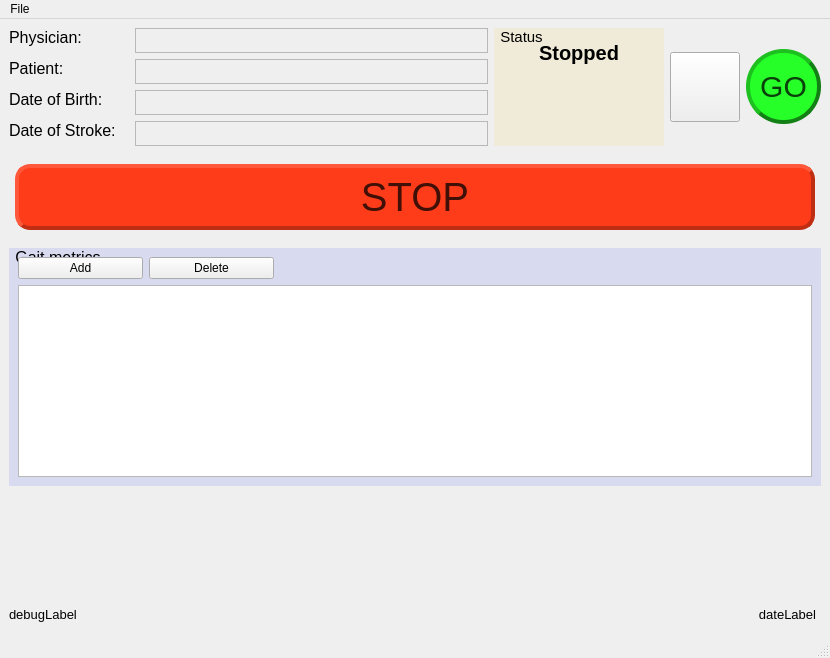
<?xml version="1.0" encoding="UTF-8"?>
<ui version="4.0">
 <class>MainWindow</class>
 <widget class="QMainWindow" name="MainWindow">
  <property name="geometry">
   <rect>
    <x>0</x>
    <y>0</y>
    <width>830</width>
    <height>658</height>
   </rect>
  </property>
  <property name="windowTitle">
   <string>TrueStep</string>
  </property>
  <widget class="QWidget" name="centralwidget">
   <layout class="QVBoxLayout" name="verticalLayout_3">
    <item>
     <layout class="QHBoxLayout" name="horizontalLayout">
      <item>
       <layout class="QFormLayout" name="formLayout">
        <item row="0" column="1">
         <widget class="QLabel" name="physicianNameValue">
          <property name="sizePolicy">
           <sizepolicy hsizetype="Preferred" vsizetype="Fixed">
            <horstretch>0</horstretch>
            <verstretch>0</verstretch>
           </sizepolicy>
          </property>
          <property name="minimumSize">
           <size>
            <width>120</width>
            <height>25</height>
           </size>
          </property>
          <property name="maximumSize">
           <size>
            <width>16777215</width>
            <height>25</height>
           </size>
          </property>
          <property name="font">
           <font>
            <pointsize>12</pointsize>
           </font>
          </property>
          <property name="frameShape">
           <enum>QFrame::StyledPanel</enum>
          </property>
          <property name="frameShadow">
           <enum>QFrame::Plain</enum>
          </property>
          <property name="text">
           <string/>
          </property>
         </widget>
        </item>
        <item row="0" column="0">
         <widget class="QLabel" name="label_4">
          <property name="sizePolicy">
           <sizepolicy hsizetype="Preferred" vsizetype="Fixed">
            <horstretch>0</horstretch>
            <verstretch>0</verstretch>
           </sizepolicy>
          </property>
          <property name="minimumSize">
           <size>
            <width>120</width>
            <height>0</height>
           </size>
          </property>
          <property name="font">
           <font>
            <pointsize>12</pointsize>
            <weight>50</weight>
            <italic>false</italic>
            <bold>false</bold>
            <underline>false</underline>
           </font>
          </property>
          <property name="text">
           <string>Physician:</string>
          </property>
         </widget>
        </item>
        <item row="1" column="0">
         <widget class="QLabel" name="label_3">
          <property name="sizePolicy">
           <sizepolicy hsizetype="Preferred" vsizetype="Fixed">
            <horstretch>60</horstretch>
            <verstretch>25</verstretch>
           </sizepolicy>
          </property>
          <property name="minimumSize">
           <size>
            <width>120</width>
            <height>0</height>
           </size>
          </property>
          <property name="maximumSize">
           <size>
            <width>16777215</width>
            <height>16777215</height>
           </size>
          </property>
          <property name="font">
           <font>
            <pointsize>12</pointsize>
           </font>
          </property>
          <property name="text">
           <string>Patient:</string>
          </property>
         </widget>
        </item>
        <item row="1" column="1">
         <widget class="QLabel" name="patientNameValue">
          <property name="sizePolicy">
           <sizepolicy hsizetype="Preferred" vsizetype="Fixed">
            <horstretch>0</horstretch>
            <verstretch>0</verstretch>
           </sizepolicy>
          </property>
          <property name="minimumSize">
           <size>
            <width>120</width>
            <height>25</height>
           </size>
          </property>
          <property name="maximumSize">
           <size>
            <width>16777215</width>
            <height>25</height>
           </size>
          </property>
          <property name="font">
           <font>
            <pointsize>12</pointsize>
           </font>
          </property>
          <property name="frameShape">
           <enum>QFrame::StyledPanel</enum>
          </property>
          <property name="frameShadow">
           <enum>QFrame::Plain</enum>
          </property>
          <property name="text">
           <string/>
          </property>
         </widget>
        </item>
        <item row="2" column="0">
         <widget class="QLabel" name="label">
          <property name="sizePolicy">
           <sizepolicy hsizetype="Preferred" vsizetype="Fixed">
            <horstretch>0</horstretch>
            <verstretch>25</verstretch>
           </sizepolicy>
          </property>
          <property name="minimumSize">
           <size>
            <width>120</width>
            <height>0</height>
           </size>
          </property>
          <property name="font">
           <font>
            <pointsize>12</pointsize>
           </font>
          </property>
          <property name="text">
           <string>Date of Birth:</string>
          </property>
         </widget>
        </item>
        <item row="2" column="1">
         <widget class="QLabel" name="birthDateValue">
          <property name="enabled">
           <bool>true</bool>
          </property>
          <property name="sizePolicy">
           <sizepolicy hsizetype="Preferred" vsizetype="Fixed">
            <horstretch>0</horstretch>
            <verstretch>0</verstretch>
           </sizepolicy>
          </property>
          <property name="minimumSize">
           <size>
            <width>120</width>
            <height>25</height>
           </size>
          </property>
          <property name="maximumSize">
           <size>
            <width>16777215</width>
            <height>25</height>
           </size>
          </property>
          <property name="font">
           <font>
            <pointsize>12</pointsize>
           </font>
          </property>
          <property name="frameShape">
           <enum>QFrame::StyledPanel</enum>
          </property>
          <property name="frameShadow">
           <enum>QFrame::Plain</enum>
          </property>
          <property name="text">
           <string/>
          </property>
         </widget>
        </item>
        <item row="3" column="0">
         <widget class="QLabel" name="label_5">
          <property name="sizePolicy">
           <sizepolicy hsizetype="Preferred" vsizetype="Fixed">
            <horstretch>0</horstretch>
            <verstretch>0</verstretch>
           </sizepolicy>
          </property>
          <property name="minimumSize">
           <size>
            <width>120</width>
            <height>0</height>
           </size>
          </property>
          <property name="font">
           <font>
            <pointsize>12</pointsize>
            <weight>50</weight>
            <italic>false</italic>
            <bold>false</bold>
            <underline>false</underline>
           </font>
          </property>
          <property name="text">
           <string>Date of Stroke:</string>
          </property>
         </widget>
        </item>
        <item row="3" column="1">
         <widget class="QLabel" name="strokeDateValue">
          <property name="sizePolicy">
           <sizepolicy hsizetype="Preferred" vsizetype="Fixed">
            <horstretch>0</horstretch>
            <verstretch>0</verstretch>
           </sizepolicy>
          </property>
          <property name="minimumSize">
           <size>
            <width>120</width>
            <height>25</height>
           </size>
          </property>
          <property name="maximumSize">
           <size>
            <width>16777215</width>
            <height>25</height>
           </size>
          </property>
          <property name="font">
           <font>
            <pointsize>12</pointsize>
           </font>
          </property>
          <property name="frameShape">
           <enum>QFrame::StyledPanel</enum>
          </property>
          <property name="frameShadow">
           <enum>QFrame::Plain</enum>
          </property>
          <property name="text">
           <string/>
          </property>
         </widget>
        </item>
       </layout>
      </item>
      <item>
       <widget class="QGroupBox" name="statusGroupBox">
        <property name="maximumSize">
         <size>
          <width>170</width>
          <height>130</height>
         </size>
        </property>
        <property name="font">
         <font>
          <pointsize>11</pointsize>
         </font>
        </property>
        <property name="styleSheet">
         <string notr="true">QGroupBox {
    background-color: #F0EBD8;
    border: 1px black;
    margin-top: 3ex; /* leave space at the top for the title */
}
QGroupBox::title {
    subcontrol-origin: margin;
    padding: 0 4px;
}</string>
        </property>
        <property name="title">
         <string>Status</string>
        </property>
        <layout class="QVBoxLayout" name="verticalLayout_4">
         <item>
          <widget class="QLabel" name="labelRunningStopped">
           <property name="sizePolicy">
            <sizepolicy hsizetype="Preferred" vsizetype="Preferred">
             <horstretch>0</horstretch>
             <verstretch>0</verstretch>
            </sizepolicy>
           </property>
           <property name="minimumSize">
            <size>
             <width>70</width>
             <height>0</height>
            </size>
           </property>
           <property name="font">
            <font>
             <pointsize>15</pointsize>
             <weight>75</weight>
             <bold>true</bold>
            </font>
           </property>
           <property name="styleSheet">
            <string notr="true">QLabel {
	padding: 4 0 4 0
}</string>
           </property>
           <property name="text">
            <string>Stopped</string>
           </property>
           <property name="scaledContents">
            <bool>false</bool>
           </property>
           <property name="alignment">
            <set>Qt::AlignCenter</set>
           </property>
           <property name="indent">
            <number>-1</number>
           </property>
          </widget>
         </item>
         <item>
          <layout class="QHBoxLayout" name="horizontalLayout_3">
           <item>
            <widget class="QLabel" name="iconYellowAlert">
             <property name="sizePolicy">
              <sizepolicy hsizetype="Fixed" vsizetype="Fixed">
               <horstretch>0</horstretch>
               <verstretch>0</verstretch>
              </sizepolicy>
             </property>
             <property name="minimumSize">
              <size>
               <width>50</width>
               <height>50</height>
              </size>
             </property>
             <property name="maximumSize">
              <size>
               <width>50</width>
               <height>50</height>
              </size>
             </property>
             <property name="text">
              <string/>
             </property>
             <property name="pixmap">
              <pixmap resource="Resources.qrc">:/img/alert.png</pixmap>
             </property>
             <property name="scaledContents">
              <bool>true</bool>
             </property>
            </widget>
           </item>
           <item>
            <spacer name="verticalSpacer">
             <property name="orientation">
              <enum>Qt::Vertical</enum>
             </property>
             <property name="sizeType">
              <enum>QSizePolicy::MinimumExpanding</enum>
             </property>
             <property name="sizeHint" stdset="0">
              <size>
               <width>1</width>
               <height>50</height>
              </size>
             </property>
            </spacer>
           </item>
           <item>
            <widget class="QLabel" name="iconRedAlert">
             <property name="sizePolicy">
              <sizepolicy hsizetype="Fixed" vsizetype="Fixed">
               <horstretch>0</horstretch>
               <verstretch>0</verstretch>
              </sizepolicy>
             </property>
             <property name="minimumSize">
              <size>
               <width>50</width>
               <height>50</height>
              </size>
             </property>
             <property name="maximumSize">
              <size>
               <width>50</width>
               <height>50</height>
              </size>
             </property>
             <property name="text">
              <string/>
             </property>
             <property name="pixmap">
              <pixmap resource="Resources.qrc">:/img/redAlert.png</pixmap>
             </property>
             <property name="scaledContents">
              <bool>true</bool>
             </property>
            </widget>
           </item>
          </layout>
         </item>
        </layout>
       </widget>
      </item>
      <item>
       <layout class="QVBoxLayout" name="verticalLayout">
        <item>
         <widget class="QPushButton" name="calibrationButton">
          <property name="sizePolicy">
           <sizepolicy hsizetype="Preferred" vsizetype="Preferred">
            <horstretch>0</horstretch>
            <verstretch>0</verstretch>
           </sizepolicy>
          </property>
          <property name="minimumSize">
           <size>
            <width>70</width>
            <height>70</height>
           </size>
          </property>
          <property name="maximumSize">
           <size>
            <width>70</width>
            <height>70</height>
           </size>
          </property>
          <property name="text">
           <string/>
          </property>
          <property name="icon">
           <iconset>
            <normalon>:/img/calib.png</normalon>
           </iconset>
          </property>
          <property name="iconSize">
           <size>
            <width>60</width>
            <height>50</height>
           </size>
          </property>
         </widget>
        </item>
       </layout>
      </item>
      <item>
       <widget class="QPushButton" name="startButton">
        <property name="minimumSize">
         <size>
          <width>75</width>
          <height>75</height>
         </size>
        </property>
        <property name="maximumSize">
         <size>
          <width>75</width>
          <height>75</height>
         </size>
        </property>
        <property name="font">
         <font>
          <family>MS UI Gothic</family>
          <pointsize>-1</pointsize>
          <weight>50</weight>
          <italic>false</italic>
          <bold>false</bold>
         </font>
        </property>
        <property name="styleSheet">
         <string notr="true">QPushButton:hover {
    background-color: #22E626;
}

QPushButton:pressed {
   	border-style: inset;
}
QPushButton {
    background-color:#26FF28; 
	border: 4px #138015;
    border-radius: 37px;
    padding: 6px;
    border-style: outset;
	font: 30px;
	color: #0A400A;
}

QPushButton:disabled {
    background-color: rgb(166, 166, 166)
}</string>
        </property>
        <property name="text">
         <string>GO</string>
        </property>
        <property name="iconSize">
         <size>
          <width>70</width>
          <height>70</height>
         </size>
        </property>
        <property name="checkable">
         <bool>false</bool>
        </property>
       </widget>
      </item>
     </layout>
    </item>
    <item>
     <widget class="QPushButton" name="stopButton">
      <property name="minimumSize">
       <size>
        <width>200</width>
        <height>65</height>
       </size>
      </property>
      <property name="font">
       <font>
        <family>MS UI Gothic</family>
        <pointsize>-1</pointsize>
        <weight>50</weight>
        <italic>false</italic>
        <bold>false</bold>
       </font>
      </property>
      <property name="styleSheet">
       <string notr="true">QPushButton:hover {
    background-color: #E63617;
}

QPushButton:pressed {
   	border-style: inset;
}
QPushButton {
    background-color:#FF3C19; 
	border: 4px #BF2D13;
    border-radius: 15px;
    padding: 6px;
    border-style: outset;
	font:40px;
	color: #400F06;
	margin: 12 6 12 6;
}

QPushButton:disabled {
    background-color: rgb(166, 166, 166)
}</string>
      </property>
      <property name="text">
       <string>STOP</string>
      </property>
      <property name="flat">
       <bool>false</bool>
      </property>
     </widget>
    </item>
    <item>
     <widget class="QGroupBox" name="groupBox">
      <property name="minimumSize">
       <size>
        <width>800</width>
        <height>0</height>
       </size>
      </property>
      <property name="font">
       <font>
        <pointsize>12</pointsize>
       </font>
      </property>
      <property name="styleSheet">
       <string notr="true">QGroupBox {
    background-color: #D8DAF0;
    border: 1px black;
    margin-top: 6ex; /* leave space at the top for the title */
}
QGroupBox::title {
    subcontrol-origin: margin;
    padding: 0 4px;
}</string>
      </property>
      <property name="title">
       <string>Gait metrics</string>
      </property>
      <layout class="QVBoxLayout" name="verticalLayout_2">
       <item>
        <layout class="QHBoxLayout" name="horizontalLayout_7">
         <item>
          <widget class="QPushButton" name="addMetricButton">
           <property name="sizePolicy">
            <sizepolicy hsizetype="MinimumExpanding" vsizetype="Fixed">
             <horstretch>0</horstretch>
             <verstretch>0</verstretch>
            </sizepolicy>
           </property>
           <property name="minimumSize">
            <size>
             <width>75</width>
             <height>0</height>
            </size>
           </property>
           <property name="maximumSize">
            <size>
             <width>125</width>
             <height>16777215</height>
            </size>
           </property>
           <property name="text">
            <string>Add</string>
           </property>
          </widget>
         </item>
         <item>
          <widget class="QPushButton" name="deleteMetricButton">
           <property name="sizePolicy">
            <sizepolicy hsizetype="MinimumExpanding" vsizetype="Fixed">
             <horstretch>0</horstretch>
             <verstretch>0</verstretch>
            </sizepolicy>
           </property>
           <property name="minimumSize">
            <size>
             <width>75</width>
             <height>0</height>
            </size>
           </property>
           <property name="maximumSize">
            <size>
             <width>125</width>
             <height>16777215</height>
            </size>
           </property>
           <property name="text">
            <string>Delete</string>
           </property>
          </widget>
         </item>
         <item>
          <spacer name="horizontalSpacer">
           <property name="orientation">
            <enum>Qt::Horizontal</enum>
           </property>
           <property name="sizeHint" stdset="0">
            <size>
             <width>40</width>
             <height>20</height>
            </size>
           </property>
          </spacer>
         </item>
        </layout>
       </item>
       <item>
        <widget class="QTableView" name="gaitMetricsTableView">
         <property name="sizePolicy">
          <sizepolicy hsizetype="Minimum" vsizetype="Preferred">
           <horstretch>0</horstretch>
           <verstretch>0</verstretch>
          </sizepolicy>
         </property>
         <property name="minimumSize">
          <size>
           <width>0</width>
           <height>20</height>
          </size>
         </property>
        </widget>
       </item>
      </layout>
     </widget>
    </item>
    <item>
     <spacer name="verticalSpacer_2">
      <property name="orientation">
       <enum>Qt::Vertical</enum>
      </property>
      <property name="sizeHint" stdset="0">
       <size>
        <width>20</width>
        <height>40</height>
       </size>
      </property>
     </spacer>
    </item>
    <item>
     <layout class="QHBoxLayout" name="horizontalLayout_2">
      <item>
       <widget class="QLabel" name="debugLabel">
        <property name="font">
         <font>
          <pointsize>10</pointsize>
         </font>
        </property>
        <property name="text">
         <string>debugLabel</string>
        </property>
       </widget>
      </item>
      <item>
       <spacer name="horizontalSpacer_2">
        <property name="orientation">
         <enum>Qt::Horizontal</enum>
        </property>
        <property name="sizeHint" stdset="0">
         <size>
          <width>40</width>
          <height>20</height>
         </size>
        </property>
       </spacer>
      </item>
      <item>
       <widget class="QLabel" name="dateLabel">
        <property name="minimumSize">
         <size>
          <width>250</width>
          <height>25</height>
         </size>
        </property>
        <property name="maximumSize">
         <size>
          <width>250</width>
          <height>25</height>
         </size>
        </property>
        <property name="sizeIncrement">
         <size>
          <width>0</width>
          <height>0</height>
         </size>
        </property>
        <property name="font">
         <font>
          <pointsize>10</pointsize>
         </font>
        </property>
        <property name="locale">
         <locale language="English" country="UnitedStates"/>
        </property>
        <property name="frameShape">
         <enum>QFrame::NoFrame</enum>
        </property>
        <property name="text">
         <string>dateLabel</string>
        </property>
        <property name="alignment">
         <set>Qt::AlignRight|Qt::AlignTrailing|Qt::AlignVCenter</set>
        </property>
        <property name="margin">
         <number>0</number>
        </property>
        <property name="indent">
         <number>5</number>
        </property>
       </widget>
      </item>
     </layout>
    </item>
   </layout>
  </widget>
  <widget class="QMenuBar" name="menubar">
   <property name="geometry">
    <rect>
     <x>0</x>
     <y>0</y>
     <width>830</width>
     <height>23</height>
    </rect>
   </property>
   <widget class="QMenu" name="menuFile">
    <property name="title">
     <string>File</string>
    </property>
    <addaction name="actionNew"/>
    <addaction name="actionLoadPatient"/>
    <addaction name="actionSave"/>
   </widget>
   <addaction name="menuFile"/>
  </widget>
  <widget class="QStatusBar" name="statusbar"/>
  <action name="actionLoadPatient">
   <property name="text">
    <string>Load</string>
   </property>
   <property name="toolTip">
    <string>Load patient previous sessions</string>
   </property>
  </action>
  <action name="actionSave">
   <property name="text">
    <string>Save</string>
   </property>
   <property name="toolTip">
    <string>Save patient sessions</string>
   </property>
  </action>
  <action name="actionNew">
   <property name="text">
    <string>New</string>
   </property>
   <property name="toolTip">
    <string>New patient</string>
   </property>
  </action>
 </widget>
 <resources>
  <include location="Resources.qrc"/>
 </resources>
 <connections/>
</ui>
